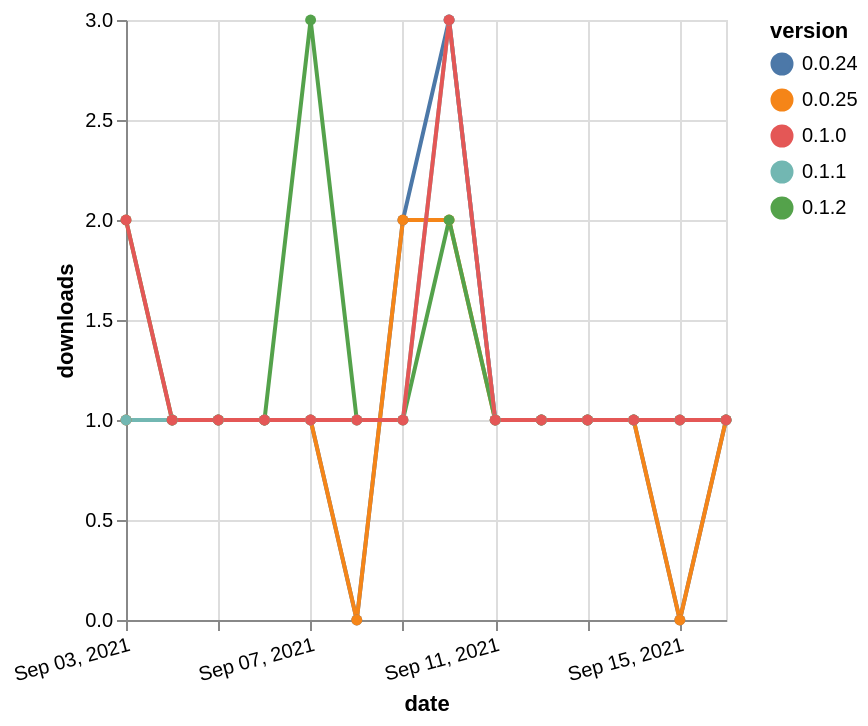

Express this chart as Vega-Lite.
### Vega-Lite specification from a JSON file in a GitHub repository (floating-point values rounded to 4 significant figures)
{"$schema": "https://vega.github.io/schema/vega-lite/v5.json", "description": "A simple bar chart with embedded data.", "data": {"values": [{"date": "2021-09-03", "total": 477, "delta": 1, "version": "0.0.24"}, {"date": "2021-09-04", "total": 478, "delta": 1, "version": "0.0.24"}, {"date": "2021-09-05", "total": 479, "delta": 1, "version": "0.0.24"}, {"date": "2021-09-06", "total": 480, "delta": 1, "version": "0.0.24"}, {"date": "2021-09-07", "total": 481, "delta": 1, "version": "0.0.24"}, {"date": "2021-09-08", "total": 481, "delta": 0, "version": "0.0.24"}, {"date": "2021-09-09", "total": 483, "delta": 2, "version": "0.0.24"}, {"date": "2021-09-10", "total": 486, "delta": 3, "version": "0.0.24"}, {"date": "2021-09-11", "total": 487, "delta": 1, "version": "0.0.24"}, {"date": "2021-09-12", "total": 488, "delta": 1, "version": "0.0.24"}, {"date": "2021-09-13", "total": 489, "delta": 1, "version": "0.0.24"}, {"date": "2021-09-14", "total": 490, "delta": 1, "version": "0.0.24"}, {"date": "2021-09-15", "total": 490, "delta": 0, "version": "0.0.24"}, {"date": "2021-09-16", "total": 491, "delta": 1, "version": "0.0.24"}, {"date": "2021-09-03", "total": 256, "delta": 1, "version": "0.0.25"}, {"date": "2021-09-04", "total": 257, "delta": 1, "version": "0.0.25"}, {"date": "2021-09-05", "total": 258, "delta": 1, "version": "0.0.25"}, {"date": "2021-09-06", "total": 259, "delta": 1, "version": "0.0.25"}, {"date": "2021-09-07", "total": 260, "delta": 1, "version": "0.0.25"}, {"date": "2021-09-08", "total": 260, "delta": 0, "version": "0.0.25"}, {"date": "2021-09-09", "total": 262, "delta": 2, "version": "0.0.25"}, {"date": "2021-09-10", "total": 264, "delta": 2, "version": "0.0.25"}, {"date": "2021-09-11", "total": 265, "delta": 1, "version": "0.0.25"}, {"date": "2021-09-12", "total": 266, "delta": 1, "version": "0.0.25"}, {"date": "2021-09-13", "total": 267, "delta": 1, "version": "0.0.25"}, {"date": "2021-09-14", "total": 268, "delta": 1, "version": "0.0.25"}, {"date": "2021-09-15", "total": 268, "delta": 0, "version": "0.0.25"}, {"date": "2021-09-16", "total": 269, "delta": 1, "version": "0.0.25"}, {"date": "2021-09-03", "total": 219, "delta": 2, "version": "0.1.2"}, {"date": "2021-09-04", "total": 220, "delta": 1, "version": "0.1.2"}, {"date": "2021-09-05", "total": 221, "delta": 1, "version": "0.1.2"}, {"date": "2021-09-06", "total": 222, "delta": 1, "version": "0.1.2"}, {"date": "2021-09-07", "total": 225, "delta": 3, "version": "0.1.2"}, {"date": "2021-09-08", "total": 226, "delta": 1, "version": "0.1.2"}, {"date": "2021-09-09", "total": 227, "delta": 1, "version": "0.1.2"}, {"date": "2021-09-10", "total": 229, "delta": 2, "version": "0.1.2"}, {"date": "2021-09-11", "total": 230, "delta": 1, "version": "0.1.2"}, {"date": "2021-09-12", "total": 231, "delta": 1, "version": "0.1.2"}, {"date": "2021-09-13", "total": 232, "delta": 1, "version": "0.1.2"}, {"date": "2021-09-14", "total": 233, "delta": 1, "version": "0.1.2"}, {"date": "2021-09-15", "total": 234, "delta": 1, "version": "0.1.2"}, {"date": "2021-09-16", "total": 235, "delta": 1, "version": "0.1.2"}, {"date": "2021-09-03", "total": 335, "delta": 1, "version": "0.1.1"}, {"date": "2021-09-04", "total": 336, "delta": 1, "version": "0.1.1"}, {"date": "2021-09-05", "total": 337, "delta": 1, "version": "0.1.1"}, {"date": "2021-09-06", "total": 338, "delta": 1, "version": "0.1.1"}, {"date": "2021-09-07", "total": 339, "delta": 1, "version": "0.1.1"}, {"date": "2021-09-08", "total": 340, "delta": 1, "version": "0.1.1"}, {"date": "2021-09-09", "total": 341, "delta": 1, "version": "0.1.1"}, {"date": "2021-09-10", "total": 344, "delta": 3, "version": "0.1.1"}, {"date": "2021-09-11", "total": 345, "delta": 1, "version": "0.1.1"}, {"date": "2021-09-12", "total": 346, "delta": 1, "version": "0.1.1"}, {"date": "2021-09-13", "total": 347, "delta": 1, "version": "0.1.1"}, {"date": "2021-09-14", "total": 348, "delta": 1, "version": "0.1.1"}, {"date": "2021-09-15", "total": 349, "delta": 1, "version": "0.1.1"}, {"date": "2021-09-16", "total": 350, "delta": 1, "version": "0.1.1"}, {"date": "2021-09-03", "total": 264, "delta": 2, "version": "0.1.0"}, {"date": "2021-09-04", "total": 265, "delta": 1, "version": "0.1.0"}, {"date": "2021-09-05", "total": 266, "delta": 1, "version": "0.1.0"}, {"date": "2021-09-06", "total": 267, "delta": 1, "version": "0.1.0"}, {"date": "2021-09-07", "total": 268, "delta": 1, "version": "0.1.0"}, {"date": "2021-09-08", "total": 269, "delta": 1, "version": "0.1.0"}, {"date": "2021-09-09", "total": 270, "delta": 1, "version": "0.1.0"}, {"date": "2021-09-10", "total": 273, "delta": 3, "version": "0.1.0"}, {"date": "2021-09-11", "total": 274, "delta": 1, "version": "0.1.0"}, {"date": "2021-09-12", "total": 275, "delta": 1, "version": "0.1.0"}, {"date": "2021-09-13", "total": 276, "delta": 1, "version": "0.1.0"}, {"date": "2021-09-14", "total": 277, "delta": 1, "version": "0.1.0"}, {"date": "2021-09-15", "total": 278, "delta": 1, "version": "0.1.0"}, {"date": "2021-09-16", "total": 279, "delta": 1, "version": "0.1.0"}]}, "width": "container", "mark": {"type": "line", "point": {"filled": true}}, "encoding": {"x": {"field": "date", "type": "temporal", "timeUnit": "yearmonthdate", "title": "date", "axis": {"labelAngle": -15}}, "y": {"field": "delta", "type": "quantitative", "title": "downloads"}, "color": {"field": "version", "type": "nominal"}, "tooltip": {"field": "delta"}}}
